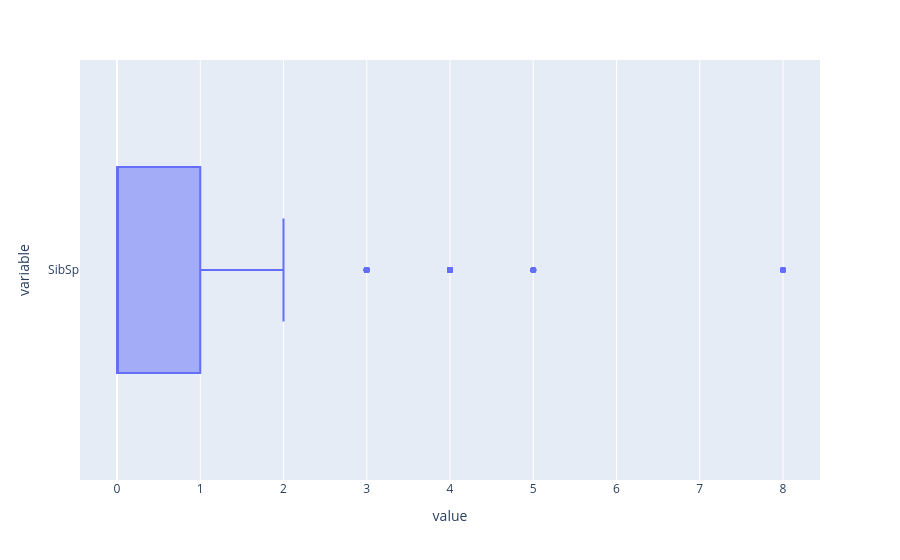

Notebook code for this chart:
### Code cell
px.box(train_df.SibSp, orientation= "h")

### Figure 1 — Plotly figure (JSON) as saved in the notebook; plotly's stock layout.template omitted (floating-point values rounded to 4 significant figures; data arrays with more than 128 entries replaced by an {"elided": "..."} marker saying what was removed)
{"data": [{"alignmentgroup": "True", "hovertemplate": "value=%{x}<br>variable=%{y}<extra></extra>", "legendgroup": "", "marker": {"color": "#636efa"}, "name": "", "notched": false, "offsetgroup": "", "orientation": "h", "showlegend": false, "type": "box", "x": {"elided": "891 int values"}, "x0": " ", "xaxis": "x", "y": {"elided": "891 str values"}, "y0": " ", "yaxis": "y"}], "layout": {"boxmode": "group", "legend": {"tracegroupgap": 0}, "margin": {"t": 60}, "xaxis": {"anchor": "y", "domain": [0, 1], "title": {"text": "value"}}, "yaxis": {"anchor": "x", "domain": [0, 1], "title": {"text": "variable"}}}}
